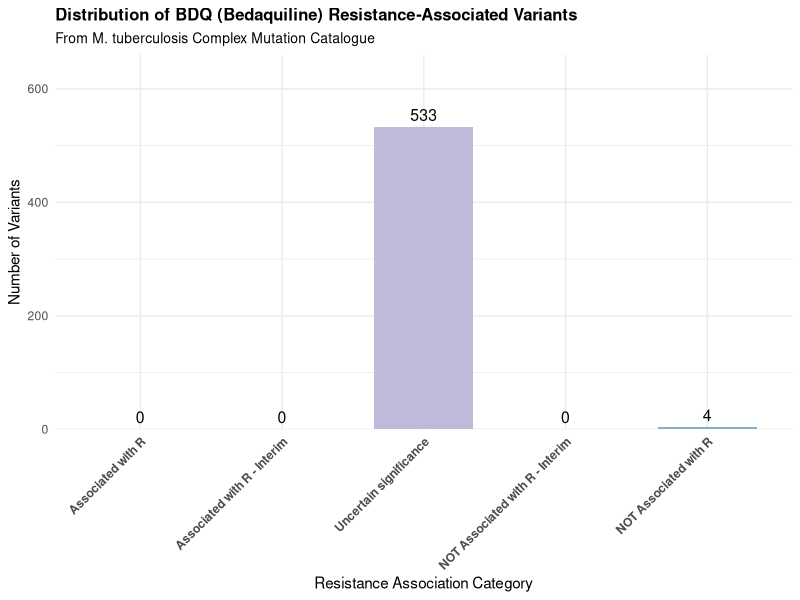

Reproduce this figure in R.
# Load required libraries
library(ggplot2)
library(tidyr)
library(dplyr)

# Create data frame for BDQ resistance categories
bdq_data <- data.frame(
  category = c(
    "Associated with R",
    "Associated with R - Interim",
    "Uncertain significance",
    "NOT Associated with R - Interim",
    "NOT Associated with R"
  ),
  count = c(0, 0, 533, 0, 4)
)

# Reorder categories for better visualization
bdq_data$category <- factor(
  bdq_data$category,
  levels = c(
    "Associated with R",
    "Associated with R - Interim",
    "Uncertain significance",
    "NOT Associated with R - Interim",
    "NOT Associated with R"
  )
)

# Create the visualization
ggplot(bdq_data, aes(x = category, y = count, fill = category)) +
  geom_bar(stat = "identity", width = 0.7) +
  theme_minimal() +
  labs(
    title = "Distribution of BDQ (Bedaquiline) Resistance-Associated Variants",
    subtitle = "From M. tuberculosis Complex Mutation Catalogue",
    x = "Resistance Association Category",
    y = "Number of Variants",
    # caption = "Source: M. tuberculosis Complex Mutation Catalogue"
  ) +
  theme(
    axis.text.x = element_text(angle = 45, hjust = 1, face = "bold"),
    plot.title = element_text(size = 12, face = "bold"),
    plot.subtitle = element_text(size = 10),
    legend.position = "none"
  ) +
  scale_fill_brewer(palette = "Set3") +
  geom_text(aes(label = count), vjust = -0.5, size = 4) +
  scale_y_continuous(limits = c(0, 600), expand = expansion(mult = c(0, 0.1)))